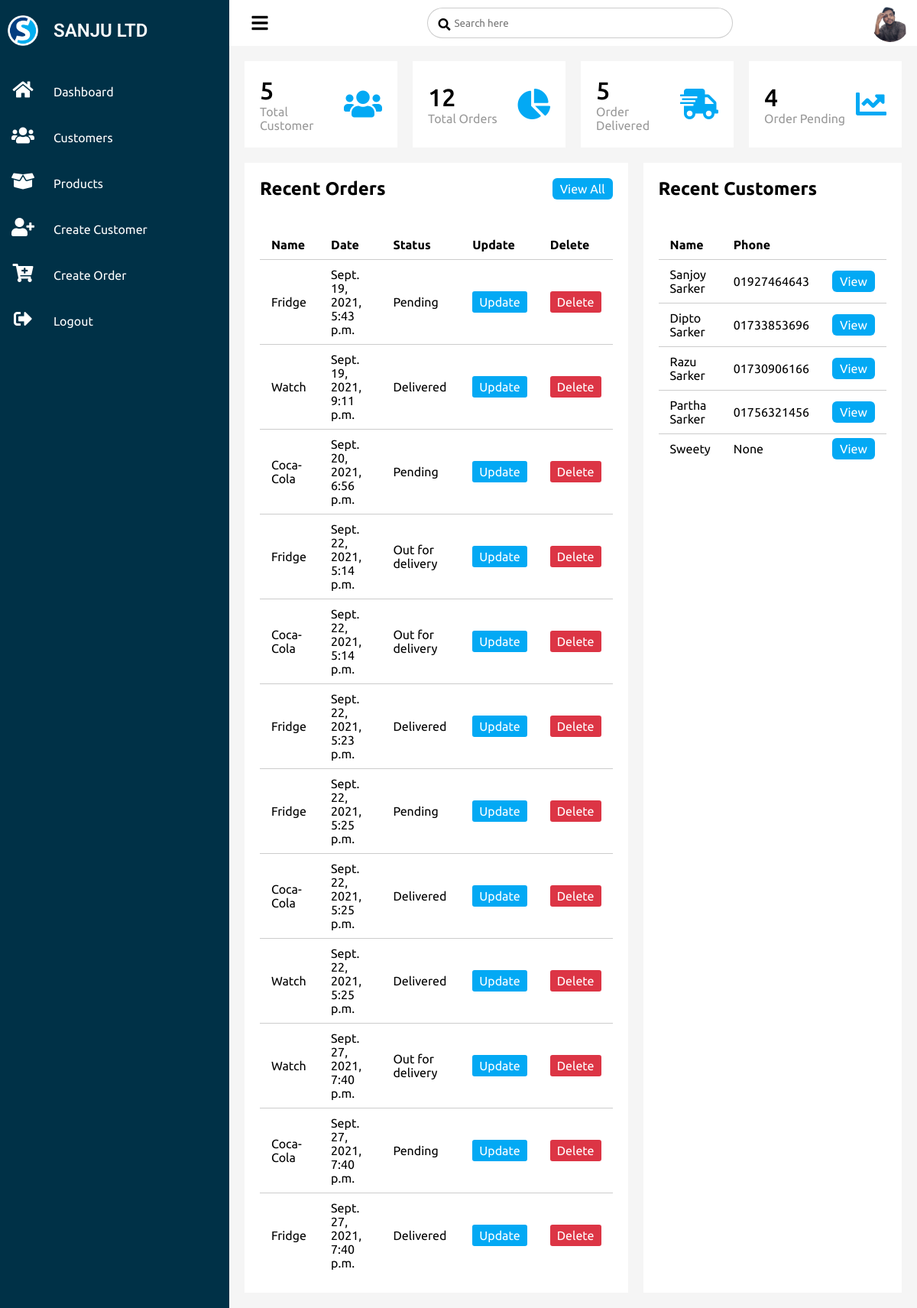
The page / (signed in) on the database its author committed.
### accounts/models.py (models this page shows, shortened)
class Order(models.Model):
    STATUS = (
        ('Pending', "Pending"),
        ('Out for delivery', "Out for delivery"),
        ('Delivered', "Delivered"),
    )
    customer = models.ForeignKey(
        Customer, on_delete=models.SET_NULL, null=True)
    product = models.ForeignKey(Product, on_delete=models.SET_NULL, null=True)
    date_created = models.DateTimeField(auto_now_add=True, null=True)
    status = models.CharField(max_length=100, null=True, choices=STATUS)

class Product(models.Model):
    CATEGORY = (
        ('Electronics', 'Electronics'),
        ('Fashion', 'Fashion'),
        ('Grocery', 'Grocery'),
    )
    name = models.CharField(max_length=100, null=True)
    price = models.FloatField(null=True)
    category = models.CharField(max_length=100, null=True, choices=CATEGORY)
    image = models.ImageField(upload_to='prod_imgs/', blank=True, null=True)
    desc = models.CharField(max_length=100, null=True)
    date_created = models.DateTimeField(auto_now_add=True, null=True)
    tags = models.ManyToManyField(Tag)

class Customer(models.Model):
    user = models.OneToOneField(
        User, null=True, on_delete=models.CASCADE, blank=True)
    name = models.CharField(max_length=100, null=True)
    phone = models.CharField(max_length=100, null=True)
    email = models.CharField(max_length=100, null=True)
    profile_pic = models.ImageField(
        upload_to='profile_imgs/', default="images/icon.png", blank=True, null=True)
    date_created = models.DateTimeField(auto_now_add=True, null=True)

### accounts/decorators.py (the view)
    def wrapper_function(request, *args, **kwargs):
        group = None
        if request.user.groups.exists():
            group = request.user.groups.all()[0].name
        if group == 'customer':
            return redirect('user')
        if group == 'customer' or 'staff':
            return view_func(request, *args, **kwargs)

### accounts/views.py (called while the page is built)
@login_required(login_url='login')
@admin_only
def home(request):
    orders = Order.objects.all()
    customers = Customer.objects.all()
    total_customers = customers.count()
    total_orders = orders.count()
    delivered = orders.filter(status="Delivered").count()
    pending = orders.filter(status="Pending").count()
    context = {'orders': orders, 'customers': customers,
               'total_customers': total_customers, 'total_orders': total_orders, 'delivered': delivered, 'pending': pending}
    return render(request, 'accounts/dashboard.html', context)

### accounts/templates/accounts/dashboard.html (shortened to what this page needs)
{% extends 'accounts/base.html' %}
{% load static %}
{% block content %}
<div class="cardBox">
    <div class="card">
        <div>
            <div class="numbers">{{total_customers}}</div>
            <div class="cardName">Total Customer</div>
        </div>
        <div class="iconBox">
            <i class="fa fa-users"></i>
        </div>
    </div>
    <div class="card">
        <div>
            <div class="numbers">{{total_orders}}</div>
            <div class="cardName">Total Orders</div>
        </div>
        <div class="iconBox">
            <i class="fa fa-chart-pie"></i>
        </div>
    </div>
    <div class="card">
        <div>
            <div class="numbers">{{delivered}}</div>
            <div class="cardName">Order Delivered</div>
        </div>
        <div class="iconBox">
            <i class="fa fa-shipping-fast"></i>
        </div>
    </div>
    <div class="card">
        <div>
            <div class="numbers">{{pending}}</div>
            <div class="cardName">Order Pending</div>
        </div>
        <div class="iconBox">
            <i class="fa fa-chart-line"></i>
        </div>
    </div>
</div>
<div class="details">
    <div class="recentOrders">
        <div class="cardHeader">
            <h2>Recent Orders</h2>
            <a href="" class="btn">View All</a>
        </div>
        <table>
            <thead>
                <tr>
                    <td>Name</td>
                    <td class="date">Date</td>
                    <td>Status</td>
                    <td>Update</td>
                    <td>Delete</td>
                </tr>
            </thead>
            <tbody>
                {% for i in orders %}
                <tr>
                    <td>{{i.product.name}}</td>
                    <td>{{i.date_created}}</td>
                    <td>{{i.status}}</td>
                    <td><a href="{% url 'update_order' i.id %}" class="ubtn">Update</a></td>
                    <td><a href="{% url 'delete_order' i.id %}" class="dbtn">Delete</a></td>
                </tr>
                {% endfor %}
            </tbody>
        </table>
    </div>
    <div class="recentCustomers">
        <div class="cardHeader">
            <h2>Recent Customers</h2>
        </div>
        <table>
            <thead>
                <tr>
                    <td>Name</td>
                    <td>Phone</td>
                    <td></td>
                </tr>
            </thead>
            <tbody>
                {% for i in customers %}
                <tr>
                    <td>{{i.name}}</td>
                    <td>{{i.phone}}</td>
                    <td><a href="{% url 'customer_details' i.id %}" class="btn">View</a></td>
                </tr>
                {% endfor %}
            </tbody>
        </table>
    </div>
</div>
{% endblock content %}

### accounts/templates/accounts/base.html (shortened to what this page needs)
<!DOCTYPE html>
<html lang="en">
{% load static %}
<head>
    <link rel="stylesheet" href="{% static 'css/style.css' %}">
    <link rel="stylesheet" href="https://use.fontawesome.com/releases/v5.15.4/css/all.css"
>
</head>
<body>
    <div class="container">
        <div class="navigation">
            <ul>
                <li>
                    <a href="{% url 'home' %}">
                        <div class="logo"><img src="{% static 'images/logo.png' %}" width="40px" height="40px" alt="">
                        </div>
                        <div class="logo_title">Sanju Ltd</div>
                    </a>
                </li>
                {% if request.user.is_staff %}
                <li>
                    <a href="{% url 'home' %}">
                        <span class="icon"><i class="fas fa-home"></i></span>
                        <span class="title">Dashboard</span>
                    </a>
                </li>
                <li>
                    <a href="{% url 'customers' %}">
                        <span class="icon"><i class="fas fa-users"></i></span>
                        <span class="title">Customers</span>
                    </a>
                </li>
                <li>
                    <a href="{% url 'products' %}">
                        <span class="icon"><i class="fas fa-box-open"></i></span>
                        <span class="title">Products</span>
                    </a>
                </li>
                <li>
                    <a href="{% url 'create_customer' %}">
                        <span class="icon"><i class="fas fa-user-plus"></i></span>
                        <span class="title">Create Customer</span>
                    </a>
                </li>
                <li>
                    <a href="{% url 'create_order' %}">
                        <span class="icon"><i class="fas fa-cart-plus"></i></span>
                        <span class="title">Create Order</span>
                    </a>
                </li>
                <li>
                    <a href="{% url 'logout' %}">
                        <span class="icon"><i class="fas fa-sign-out-alt"></i></span>
                        <span class="title">Logout</span>
                    </a>
                </li>
                {% endif %}
            </ul>
        </div>
        <div class="main">
            <div class="topbar">
                <div onclick="toggleMenu()" class="toggle"><i class="fa fa-bars"></i></div>
                <div class="search">
                    <label>
                        <input type="text" placeholder="Search here">
                        <i class="fa fa-search"></i>
                    </label>
                </div>
                {% if request.user.is_staff %}
                <div class="user">
                    <img src="{% static 'images/user.png' %}" alt="">
                </div>
                {% else %}
                <div class="user">
                    <img src="{{request.user.customer.profile_pic.url}}" alt="">
                </div>
                {% endif %}
            </div>
            {% block content %}
            {% endblock content %}
        </div>
    </div>
</body>
</html>

### static/css/style.css (style rules this page uses)
* { margin:0; padding:0; box-sizing: border-box; font-family: 'Ubuntu', sans-serif; }
body { overflow-x: hidden; }
a { text-decoration: none; }
.container { position: relative; width: 100%; }
.navigation { position: fixed; width: 300px; height: 100%; background: #003147; transition: 0.5s; overflow:hidden; }
.navigation ul { position: absolute; top:0; left: 0; width: 100%; }
.navigation ul li { position: relative; width: 100%; list-style: none; }
.navigation ul li:nth-child(1) { margin-bottom: 20px; margin-top: 10px; }
.navigation ul li a { position: relative; display: block; width: 100%; display: flex; text-decoration: none; color:white; }
.navigation ul li a .icon { position: relative; display: block; min-width: 60px; width: 60px; height: 60px; line-height: 60px; text-align: center; }
.logo { margin-left: 10px; margin-right: 10px; }
.logo_title { position: relative; display: block; padding:0 10px; height: 60px; line-height: 60px; white-space: nowrap; font-size: 24px; font-weight: 600; font-family: 'Roboto', sans-serif; text-transform: uppercase; }
.navigation ul li a .icon i { color:#fff; font-size: 24px; }
.navigation ul li a .title { position: relative; display: block; padding:0 10px; height: 60px; line-height: 60px; white-space: nowrap; }
.main { position: absolute; width: calc(100% - 300px); left:300px; min-height: 100vh; background: #f5f5f5; transition: 0.5s; }
.main .topbar { width: 100%; background: #fff; padding: 0 10px; height: 60px; display: flex; justify-content: space-between; align-items: center; }
.toggle { width: 60px; height: 60px; display: flex; align-items: center; justify-content: center; margin-right: 7px; }
.toggle i { font-size: 24px; }
.search { position: relative; width: 400px; margin:0 10px; }
.search label { position: relative; width: 100%; }
.search label input { width: 100%; height: 40px; border-radius: 40px; padding: 5px 20px; padding-left: 35px; outline: none; border:1px solid rgba(0,0,0,0.2) }
.search label .fa { position: absolute; left: 15px; top:4px; }
.user { position: relative; min-width: 50px; height: 50px; border-radius: 50%; overflow:hidden; cursor: pointer; }
.user img { position: absolute; top:0; left: 0; width: 100%; height: 100%; object-fit: contain; }
.cardBox { position: relative; width: 100%; padding: 20px; display: grid; grid-template-columns: repeat(4,1fr); grid-gap: 20px; }
.cardBox .card { position: relative; background-color: #fff; padding: 20px; display: flex; justify-content: space-between; cursor: pointer; align-items: center; }
.cardBox .card .numbers { position: relative; font-size: 2em; font-weight: 500; }
.cardBox .card .cardName { color:#999; }
.cardBox .card .iconBox { font-size: 2.5em; color: #03a9f4; }
.details { position: relative; width: 100%; padding: 20px; padding-top: 0; display: grid; grid-template-columns:2fr 1fr; grid-gap:20px; }
.details .recentOrders { position: relative; background: #fff; padding: 20px; }
.cardHeader { display: flex; justify-content: space-between; align-items: flex-start; }
.cardHeader h2 { font-weight: 600; }
.btn { position: relative; padding:5px 10px; background: #03a9f4; color:#fff; text-decoration: none; border-radius: 6px; border:none; outline: none; cursor: pointer; }
table { width: 100%; border-collapse: collapse; margin-top: 40px; }
table thead td { font-weight: 600; }
table tr { border-bottom: 1px solid rgba(0,0,0,0.2); }
table tbody tr:last-child { border-bottom: none; }
table tr td { padding:10px 15px; }
.ubtn { padding:5px 9px; background-color: #03a9f4; color: white; border-radius: 3px; outline: none; border:none; cursor: pointer; text-decoration: none; }
.dbtn { padding:5px 9px; background-color: #DC3545; color: white; border-radius: 3px; outline: none; border:none; cursor:pointer; }
.details .recentCustomers { background-color: #fff; padding: 20px; }
.logo { display: flex; align-items: center; justify-content: space-between; }

### rows shown on the page
Order: product.name "Fridge", date_created "Sept. 19, 2021, 5:43 p.m.", status "Pending"
Order: product.name "Watch", date_created "Sept. 19, 2021, 9:11 p.m.", status "Delivered"
Order: product.name "Coca-Cola", date_created "Sept. 20, 2021, 6:56 p.m.", status "Pending"
Order: product.name "Fridge", date_created "Sept. 22, 2021, 5:14 p.m.", status "Out for delivery"
Order: product.name "Coca-Cola", date_created "Sept. 22, 2021, 5:14 p.m.", status "Out for delivery"
Order: product.name "Fridge", date_created "Sept. 22, 2021, 5:23 p.m.", status "Delivered"
Order: product.name "Fridge", date_created "Sept. 22, 2021, 5:25 p.m.", status "Pending"
Order: product.name "Coca-Cola", date_created "Sept. 22, 2021, 5:25 p.m.", status "Delivered"
Order: product.name "Watch", date_created "Sept. 22, 2021, 5:25 p.m.", status "Delivered"
Order: product.name "Watch", date_created "Sept. 27, 2021, 7:40 p.m.", status "Out for delivery"
Order: product.name "Coca-Cola", date_created "Sept. 27, 2021, 7:40 p.m.", status "Pending"
Order: product.name "Fridge", date_created "Sept. 27, 2021, 7:40 p.m.", status "Delivered"
Customer: name "Sanjoy Sarker", phone "01927464643"
Customer: name "Dipto Sarker", phone "01733853696"
Customer: name "Razu Sarker", phone "01730906166"
Customer: name "Partha Sarker", phone "01756321456"
Customer: name "Sweety", phone "None"

### other values the page prints
{{ total_customers }} "5"
{{ total_orders }} "12"
{{ delivered }} "5"
{{ pending }} "4"
